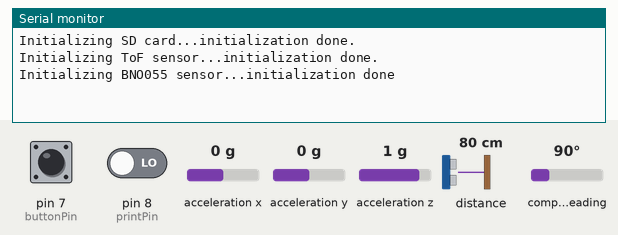
The sketch below on a simulated Arduino Mega 2560, built with avr-gcc and run on an emulated ATmega2560. Parts: the last lines printed to the serial monitor. The inputs (shaded band) are chosen by the test bench; at power-on: pin 7 (buttonPin) LOW, pin 8 (printPin) LOW, acceleration x 0 g, acceleration y 0 g, acceleration z 1 g, distance to the obstacle 80 cm, compass heading 90°. Storage starts empty; random numbers use the default seed unless the sketch sets one.

Above: at 1.2 s.
1.3 s: pin 7 (buttonPin) pulled HIGH for 0.15 s
At 2.6 s:
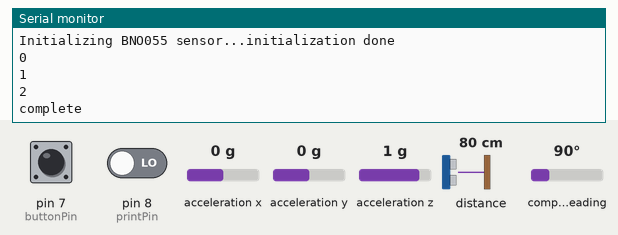
2.9 s: pin 8 (printPin) driven HIGH
At 3.7 s:
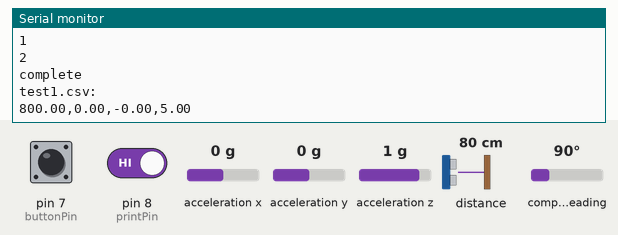
4.4 s: pin 7 (buttonPin) pulled HIGH for 1 s
At 6.8 s:
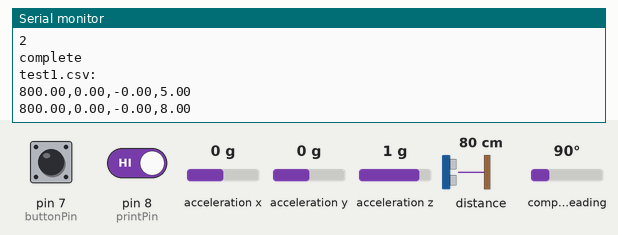
Timing chart, 0 to 8.3 s (numbered marks = the images above; inputs shaded):
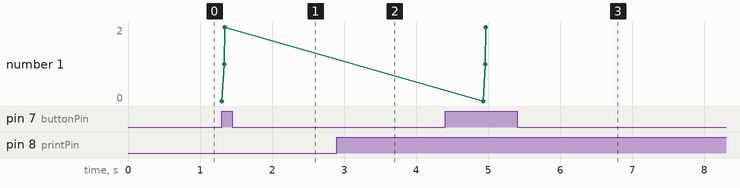

The sketch:

DAQ_code.ino
```cpp
/* This code is a general outline to read/write data to and from an SD card file.
 *
 * Pinouts (Arduino Mega):
 *
 *  BUTTONS
 *  - button: 7 (press to collect data)
 *  - print: 8 (press to display data on serial monitor)
 *  SD CARD READER
 *  - CLK: 52
 *  - DO: 50
 *  - DI: 51
 *  - CS: 53
 *  ToF SENSOR
 *  - SDA: 20
 *  - SCL: 21
 *  Gyroscope
 *  - Vin: 3.3V
 *  - SDA: SDA1
 *  - SCL: SCL1
 *
 */

//libraries for SD card reader
#include <SPI.h>
#include <SD.h>
//library for ToF sensor
#include "Adafruit_VL53L0X.h"
//libraries for BNO055
#include <Wire.h>
#include <Adafruit_Sensor.h>
#include <Adafruit_BNO055.h>
#include <utility/imumaths.h>

Adafruit_VL53L0X lox = Adafruit_VL53L0X();

File myFile;

#define BNO055_SAMPLERATE_DELAY_MS (100)

Adafruit_BNO055 bno = Adafruit_BNO055();

const int buttonPin = 7;
const int printPin = 8;

void setup() {

  pinMode(buttonPin, INPUT);
  pinMode(printPin, INPUT);

  //Open Serial monitor
  Serial.begin(9600);
  while (!Serial) {
    ; // wait for serial port to connect. Needed for native USB port only
  }

  //Initializing SD card reader
  Serial.print("Initializing SD card...");
  if (!SD.begin(53)) {
    Serial.println("initialization failed!");
    return;
  }
  Serial.println("initialization done.");

  //Initializing ToF sensor
  Serial.print("Initializing ToF sensor...");
  if (!lox.begin()) {
    Serial.println(F("Failed to boot VL53L0X"));
    while(1);
  }
  // power
  Serial.println(F("initialization done."));

  // Initializing BNO055 sensor
  Serial.print("Initializing BNO055 sensor...");
  if(!bno.begin())
  {
    /* There was a problem detecting the BNO055 ... check your connections */
    Serial.print("Ooops, no BNO055 detected ... Check your wiring or I2C ADDR!");
    while(1);
  }
  Serial.println(F("initialization done"));

}

void loop() {

  int buttonState = digitalRead(buttonPin);
  int printState = digitalRead(printPin);

  VL53L0X_RangingMeasurementData_t measure;

  imu::Vector<3> euler = bno.getVector(Adafruit_BNO055::VECTOR_EULER);

  //data collected will be stored as a string formatted as a CSV
  String dataString = "";

  //press button connected to pin 7 to collect and record data
  if (buttonState == HIGH){

    //this for loop collects data from the 3 sensors
    for (int i = 0; i < 3; i++){
      //collects data from ToF sensor
      Serial.println(String(i));
      if (i == 0){
        lox.rangingTest(&measure, false); // pass in 'true' to get debug data printout!
        float sensor = measure.RangeMilliMeter;
        dataString += String(sensor);
      }
      if (i == 1){
        float sensor1 = euler.y(); //pitch in degrees
        float sensor2 = euler.z(); //roll in degrees
        dataString += "," + String(sensor1) + "," + String(sensor2);
      }
      if (i == 2){ //dummy code in place for 1 more sensor
        dataString += ",";
        float sensor3 = random(1,10);
        dataString += String(sensor3);
      }
    }
    //opening file on SD card and writing data string onto it
    myFile = SD.open("test1.csv", FILE_WRITE);
    if (myFile){
      myFile.println(dataString);
      myFile.close();
      Serial.println("complete");
      delay(1000);
    }
    else {
      Serial.println("error opening test1.csv");
    }
  }

  //press button connected to pin 8 to display the values saved in the SD card
  if (printState == HIGH){
    myFile = SD.open("test1.csv");
    if (myFile){
      Serial.println("test1.csv:");
      while (myFile.available()){
        Serial.write(myFile.read());
      }
      myFile.close();
      delay(1000);
    } else {
      Serial.println("error opening test1.csv");
    }
  }

////use this code to delete the csv file
//  if (buttonState == HIGH){
//    SD.remove("test1.csv");
//  }

}
```

Measured:
- after the input at 1.3 s, the serial monitor: prints a new line at once (image 1)
- after the input at 2.9 s, the serial monitor: prints a new line at once (image 2)
- after the input at 4.4 s, the serial monitor: prints a new line after 0.53 s (image 3)
